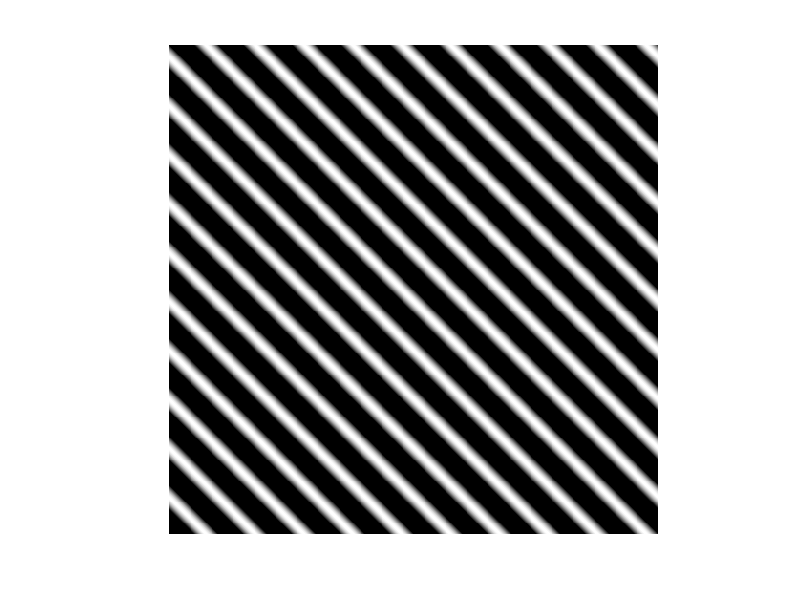

Recreate this plot in MATLAB. (Note: this script raises an error after producing the figure.)
clc
clear all
close all

% deltaT=0.01;
% t=0:deltaT:5;
% 
% f=5;
% x1=sin(2*pi*f*t);
% figure;
% plot(t,x1)
% ylim([-2 2])
% xlabel('time')
% title('5 Hz')
% 
% f=10;
% x2=sin(2*pi*f*t);
% figure;
% plot(t,x2)
% ylim([-2 2])
% xlabel('time')
% title('10 Hz')
% 
% f=7;
% x3=sin(2*pi*f*t);
% figure;
% plot(t,x3)
% ylim([-2 2])
% xlabel('time')
% title('7 Hz')
% 
% tot = x1+x2+x3;
% figure;
% plot(t,tot)
% 
% Fs=1/deltaT;
% L=length(t);
% % Y = fft(tot);
% n=0:L-1;
% for k=0:L-1
%     Y(k+1)=sum(tot.*exp(-1i*2*pi*k*n/L));
% end
% P2 = abs(Y/L);
% P1 = P2(1:L/2+1);
% P1(2:end-1) = 2*P1(2:end-1);
% 
% 
% f = Fs*(0:(L/2))/L;
% figure;
% plot(f,P1) 
% % ylim([-2 2])
% xlabel('frequency')
% 
% % totNew = ifft(Y);
% k=0:L-1;
% for n=0:L-1
%     totNew(n+1)=(1/L)*sum(Y.*exp(1i*2*pi*k*n/L));
% end
% figure;
% plot(t,totNew)

%% FFT of zebra image

% I = im2double(rgb2gray(imread('zebra.png')));
% % I = imgaussfilt(I,0.6);
% figure;
% imshow(I);
% fftOut = log(abs(fft2(I)));
% fftOut=mat2gray(fftOut);
% figure;
% histogram(fftOut)
% beta=mean(fftOut(:));
% alpha=std(fftOut(:));
% fftOut=1./(1+ exp((-fftOut+beta)./alpha) );
% figure;
% imshow(fftOut);

% H = im2double(rgb2gray(imread('K1.png')));
% H=imresize(H,size(fftOut));
% H(H<0.05)=0;
% H(H>=0.05)=1;
% se = strel('diamond',201);
% H=imerode(H,se);
% newH=zeros(size(H));
% newH(H==0)=1;
% % H=imclose(H,se);
%% Supressing horizontal frequencies

% H=ones(size(fftOut));
% H(40:end-40,:)=0;
% figure;
% imshow(H.*fftOut);
% 
% newImage=abs(ifft2(fft2(I).*H));
% figure;
% imshow(newImage);

%% Supressing vertical frequencies

% H=ones(size(fftOut));
% H(:,40:end-40)=0;
% figure;
% imshow(H.*fftOut);
% 
% newImage=abs(ifft2(fft2(I).*H));
% figure;
% imshow(newImage);

%% visualizing horizontal high frequencies

% x = column index i.e., changes horizontally
x=repmat(1:512,[512 1]);
y=repmat((1:512)',[1 512]);
u=-10;v=10;
z=sin(2*pi*u*x/512+2*pi*v*y/512);
figure;
imshow(z);
figure;
magFFT = abs(fftshift(fft2(z))); 
magFFT=mat2gray(magFFT);
se = strel('disk',3);
magFFT = imdilate(magFFT,se);
imshow(magFFT);

%% visualizing vertical high frequencies

% % x = column index i.e., changes horizontally
% x=repmat(1:512,[512 1]);
% y=repmat((1:512)',[1 512]);
% u=0;v=14;
% z=sin(2*pi*u*x/512+2*pi*v*y/512);
% figure;
% imshow(z);
% figure;
% magFFT = abs(fftshift(fft2(z))); 
% magFFT=mat2gray(magFFT);
% se = strel('disk',3);
% magFFT = imdilate(magFFT,se);
% imshow(magFFT);

%%
% z=sin(2*pi*u*x/512+2*pi*v*y/512) + sin(2*pi*u*5*x/512+2*pi*v*y/512);
% figure;
% imshow(z);
% figure;
% magFFT = abs(fftshift(fft2(z))); 
% magFFT=mat2gray(magFFT);
% se = strel('disk',3);
% magFFT = imdilate(magFFT,se);
% imshow(magFFT);
